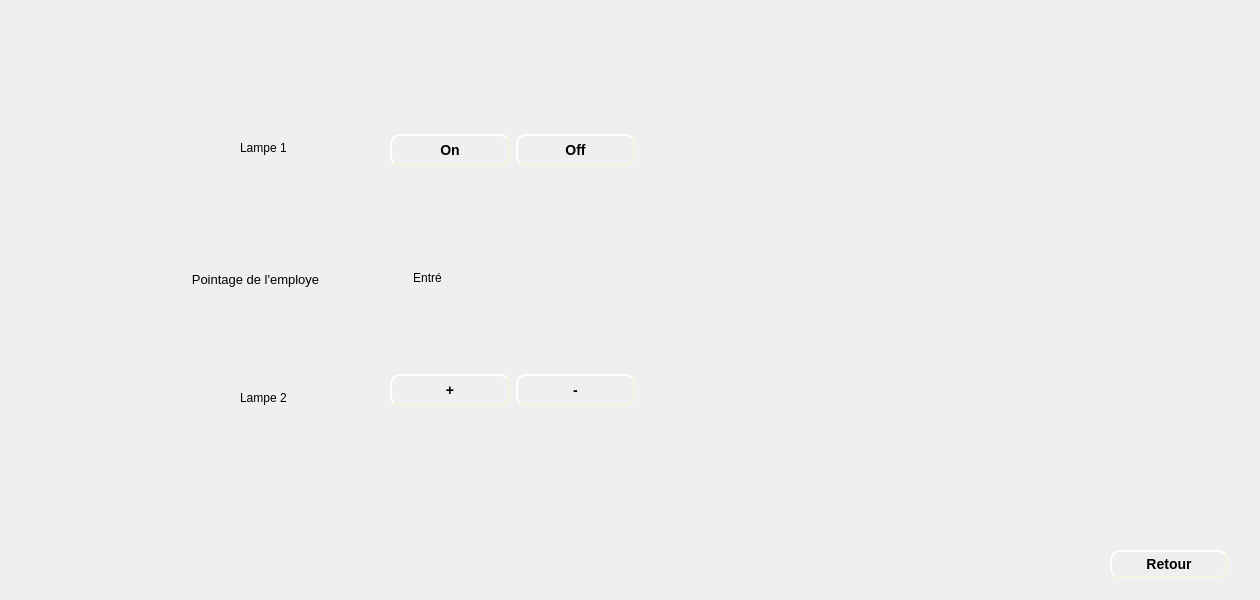
    <widget class="QWidget" name="page_17">
     <widget class="QLabel" name="label_142">
      <property name="geometry">
       <rect>
        <x>10</x>
        <y>-10</y>
        <width>1241</width>
        <height>591</height>
       </rect>
      </property>
      <property name="text">
       <string/>
      </property>
      <property name="pixmap">
       <pixmap>../Bouttons/fontFinal.jpg</pixmap>
      </property>
     </widget>
     <widget class="QWidget" name="horizontalLayoutWidget">
      <property name="geometry">
       <rect>
        <x>390</x>
        <y>110</y>
        <width>245</width>
        <height>80</height>
       </rect>
      </property>
      <layout class="QHBoxLayout" name="horizontalLayout_3">
       <item>
        <widget class="QPushButton" name="pushButton_on">
         <property name="styleSheet">
          <string notr="true">#pushButton_on
{
	
	border-color: beige;
border-style: outset;
  border-width: 2px;
  border-radius: 10px;
  font: bold 14px;
  min-width: 6em;
  padding: 6px;

}
#pushButton_on:hover
{
	border-color: blue;
}</string>
         </property>
         <property name="text">
          <string>On</string>
         </property>
        </widget>
       </item>
       <item>
        <widget class="QPushButton" name="pushButton_off">
         <property name="styleSheet">
          <string notr="true">#pushButton_off
{
	
	border-color: beige;
border-style: outset;
  border-width: 2px;
  border-radius: 10px;
  font: bold 14px;
  min-width: 6em;
  padding: 6px;

}
#pushButton_off:hover
{
	border-color: blue;
}</string>
         </property>
         <property name="text">
          <string>Off</string>
         </property>
        </widget>
       </item>
      </layout>
     </widget>
     <widget class="QWidget" name="horizontalLayoutWidget_2">
      <property name="geometry">
       <rect>
        <x>390</x>
        <y>350</y>
        <width>245</width>
        <height>80</height>
       </rect>
      </property>
      <layout class="QHBoxLayout" name="horizontalLayout_4">
       <item>
        <widget class="QPushButton" name="pushButton_sup">
         <property name="styleSheet">
          <string notr="true">#pushButton_sup
{
	
	border-color: beige;
border-style: outset;
  border-width: 2px;
  border-radius: 10px;
  font: bold 14px;
  min-width: 6em;
  padding: 6px;

}
#pushButton_sup:hover
{
	border-color: blue;
}</string>
         </property>
         <property name="text">
          <string>+</string>
         </property>
        </widget>
       </item>
       <item>
        <widget class="QPushButton" name="pushButton_inf">
         <property name="styleSheet">
          <string notr="true">#pushButton_inf
{
	
	border-color: beige;
border-style: outset;
  border-width: 2px;
  border-radius: 10px;
  font: bold 14px;
  min-width: 6em;
  padding: 6px;

}
#pushButton_inf:hover
{
	border-color: blue;
}</string>
         </property>
         <property name="text">
          <string>-</string>
         </property>
        </widget>
       </item>
      </layout>
     </widget>
     <widget class="QLabel" name="label_31">
      <property name="geometry">
       <rect>
        <x>240</x>
        <y>140</y>
        <width>55</width>
        <height>16</height>
       </rect>
      </property>
      <property name="text">
       <string>Lampe 1</string>
      </property>
     </widget>
     <widget class="QLabel" name="label_32">
      <property name="geometry">
       <rect>
        <x>240</x>
        <y>390</y>
        <width>55</width>
        <height>16</height>
       </rect>
      </property>
      <property name="text">
       <string>Lampe 2</string>
      </property>
     </widget>
     <widget class="QLabel" name="label_33">
      <property name="geometry">
       <rect>
        <x>160</x>
        <y>270</y>
        <width>191</width>
        <height>20</height>
       </rect>
      </property>
      <property name="text">
       <string>&lt;html&gt;&lt;head/&gt;&lt;body&gt;&lt;p align=&quot;center&quot;&gt;&lt;span style=&quot; font-size:10pt;&quot;&gt;Pointage de l'employe&lt;/span&gt;&lt;/p&gt;&lt;/body&gt;&lt;/html&gt;</string>
      </property>
     </widget>
     <widget class="QLabel" name="label_38">
      <property name="geometry">
       <rect>
        <x>400</x>
        <y>270</y>
        <width>55</width>
        <height>16</height>
       </rect>
      </property>
      <property name="text">
       <string>&lt;html&gt;&lt;head/&gt;&lt;body&gt;&lt;p align=&quot;center&quot;&gt;&lt;span style=&quot; font-size:9pt;&quot;&gt;Entré&lt;/span&gt;&lt;/p&gt;&lt;/body&gt;&lt;/html&gt;</string>
      </property>
     </widget>
     <widget class="QPushButton" name="pushButton_retour_14">
      <property name="geometry">
       <rect>
        <x>1110</x>
        <y>550</y>
        <width>118</width>
        <height>28</height>
       </rect>
      </property>
      <property name="styleSheet">
       <string notr="true">#pushButton_retour_14
{
	
	border-color: beige;
border-style: outset;
  border-width: 2px;
  border-radius: 10px;
  font: bold 14px;
  min-width: 6em;
  padding: 6px;

}
#pushButton_retour_14:hover
{
	border-color: blue;
}</string>
      </property>
      <property name="text">
       <string>Retour</string>
      </property>
     </widget>
     <widget class="QLabel" name="label_146">
      <property name="geometry">
       <rect>
        <x>1120</x>
        <y>560</y>
        <width>21</width>
        <height>16</height>
       </rect>
      </property>
      <property name="text">
       <string/>
      </property>
      <property name="pixmap">
       <pixmap>../Bouttons/retour-removebg-preview.png</pixmap>
      </property>
      <property name="scaledContents">
       <bool>true</bool>
      </property>
     </widget>
    </widget>
